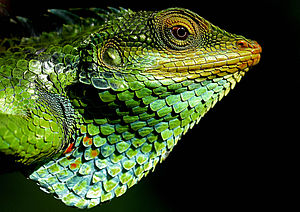
#> input picture EdgeDetection/resources/ref_img.jpg, 300 x 212 px
$ python canny_sobel_edgedetection.py   (older library calls are emulated)
#> lines starting #> are read from the running program, lines starting #| are printed output that depends on the picture; after the words box and inside, x2 and y2 are one past the last pixel; in counts of white or black regions, pixels touching at a corner belong together
import cv2

img = cv2.imread('resources/ref_img.jpg')
#> img is the input picture: shape (212, 300, 3); mean B, G, R 34.8, 72.3, 56.4
gray_img=cv2.cvtColor(img,cv2.COLOR_BGR2GRAY)
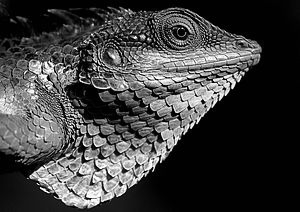
#> gray_img: shape (212, 300); min 0, max 255, mean 63.3
sobel_imgx=cv2.Sobel(gray_img,cv2.CV_64F,1,0,ksize=-1)
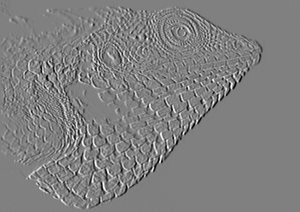
#> sobel_imgx: shape (212, 300) float64; min -3851, max 3805, mean -6.2; drawn with min black and max white
sobel_imgy=cv2.Sobel(gray_img,cv2.CV_64F,0,1,ksize=-1)
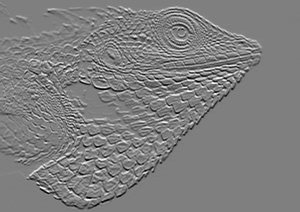
#> sobel_imgy: shape (212, 300) float64; min -3974, max 3982, mean 1.6; drawn with min black and max white
canny_img = cv2.Canny(gray_img,100,100)
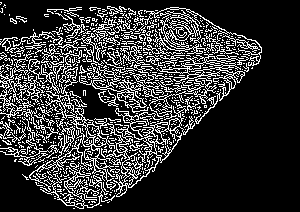
#> canny_img: shape (212, 300); 20.4% white in thin lines or dots, all inside (x1, y1, x2, y2) = (0, 2, 262, 209)
cv2.imshow("Actual image",img)
cv2.imshow("Canny Image",canny_img)
cv2.imshow("Sobel Image in x-direction", sobel_imgx)
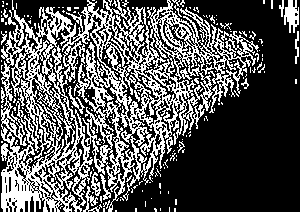
#> window 'Sobel Image in x-direction': shape (212, 300); 34.2% white in thin lines or dots
cv2.imshow("Sobel Image in y-direction", sobel_imgy)
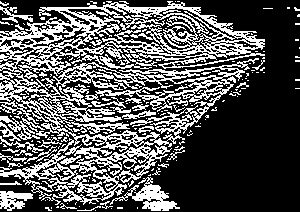
#> window 'Sobel Image in y-direction': shape (212, 300); 33.7% white in thin lines or dots
cv2.waitKey(0)
